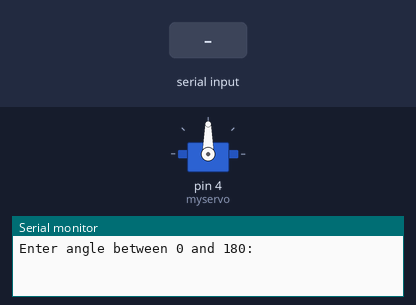
This sketch was run on a simulated Arduino Uno, built with avr-gcc and run on an emulated ATmega328P. On the bench: servo, the last lines printed to the serial monitor. Inputs (shaded band) come from the test bench.

Above: at 1.2 s.
1.3 s: "30,150\n" received over Serial
At 1.9 s:
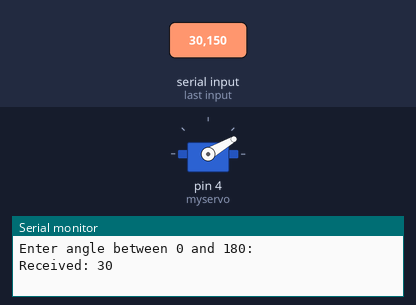
At 6.2 s:
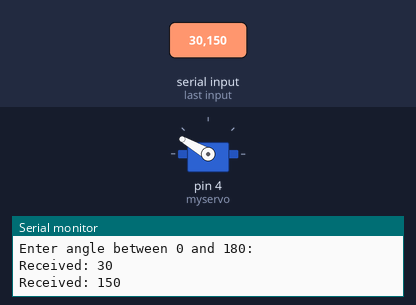
Timing chart, 0 to 14.8 s (numbered marks = the images above; inputs shaded):
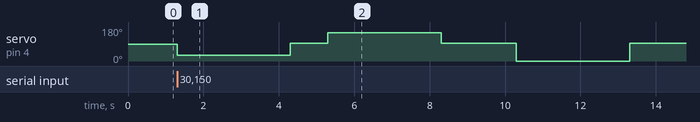

Measured:
- after the input at 1.3 s, servo on pin 4 (myservo): 90° → 30° at once, → 95° 3.0 s later, → 150° 1.0 s later, → 95° 3.0 s later, … (6 changes in this stretch)

The sketch:

ServoMotor.ino
```cpp
// Listing 14-1, Servo Motor

#include <Servo.h>
Servo myservo;
int angle = 95;   // set to neutral position


void setup()
{
  myservo.attach (4);   // control pin on digital 4
  Serial.begin(9600);
  Serial.println("Enter angle between 0 and 180:");
}


void loop()
{
  while (Serial.available() != 0)

  {
    angle = Serial.parseInt();       // read input
    Serial.print("Received: ");
    Serial.println(angle);        // confirm input

   myservo.write (angle);     // write input to motor
   delay (3000);

   myservo.write (95);      // reset to neutral position so motor stops running
   delay (1000);
  }

}
```
